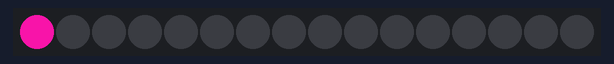
This sketch was run on a simulated Arduino Uno, built with avr-gcc and run on an emulated ATmega328P. Parts: 16 RGB LEDs in strip order, left to right. Dim RGB values are drawn brighter than linear; random numbers use the default seed unless the sketch sets one.

Above: at 0.1 s.
At 4.6 s:
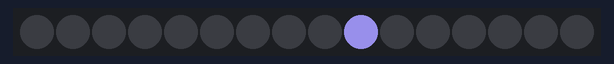
At 9.6 s:
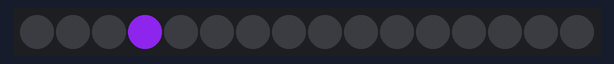
At 19.6 s:
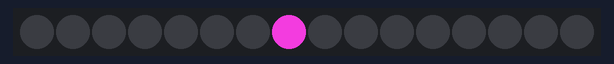
At 29.2 s:
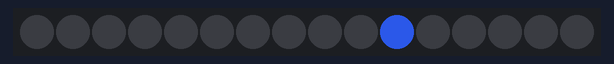
At 39.2 s:
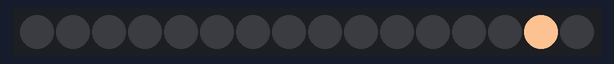

The sketch:

clase_4_arduinos.ino
```cpp
#include <Adafruit_NeoPixel.h> //incluir la libreria

#define PIN 3 //constante (sustituye la palabra PIN por 3)

Adafruit_NeoPixel nLed = Adafruit_NeoPixel(16, PIN, NEO_GRB + NEO_KHZ800);

void setup(){
  nLed.begin();//encender la cadena
  nLed.show(); //iniciar con todos apagados
}

void loop(){

  for(int i = 0; i< 16;i++){
    int g = random(255);
    int r = random(255);
    int b = random(255);
    nLed.setPixelColor(i, nLed.Color(g,r,b));
    nLed.show();
    delay(500);
    nLed.setPixelColor(i, nLed.Color(0,0,0));
    nLed.show();
  }

}
```

Measured:
- what the display in image 1 shows lasts 0.5 s, from 4.5 s to 5.0 s
